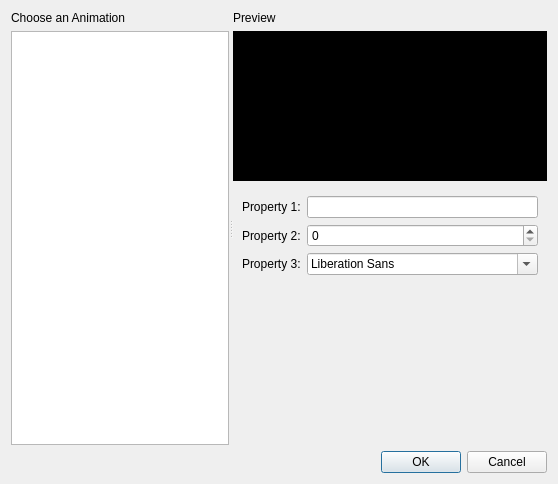
<?xml version="1.0" encoding="UTF-8"?>
<ui version="4.0">
 <class>Dialog</class>
 <widget class="QDialog" name="Dialog">
  <property name="geometry">
   <rect>
    <x>0</x>
    <y>0</y>
    <width>558</width>
    <height>484</height>
   </rect>
  </property>
  <property name="windowTitle">
   <string>Animated Titles</string>
  </property>
  <property name="autoFillBackground">
   <bool>false</bool>
  </property>
  <layout class="QGridLayout" name="gridLayout">
   <item row="2" column="0">
    <widget class="QDialogButtonBox" name="buttonBox">
     <property name="orientation">
      <enum>Qt::Horizontal</enum>
     </property>
     <property name="standardButtons">
      <set>QDialogButtonBox::Cancel|QDialogButtonBox::Ok</set>
     </property>
    </widget>
   </item>
   <item row="1" column="0">
    <widget class="QSplitter" name="splitter">
     <property name="orientation">
      <enum>Qt::Horizontal</enum>
     </property>
     <widget class="QWidget" name="widget" native="true">
      <layout class="QGridLayout" name="gridLayout_2">
       <item row="0" column="0">
        <layout class="QVBoxLayout" name="verticalLayout">
         <item>
          <widget class="QLabel" name="label">
           <property name="text">
            <string>Choose an Animation</string>
           </property>
          </widget>
         </item>
         <item>
          <widget class="QListView" name="listView"/>
         </item>
        </layout>
       </item>
      </layout>
     </widget>
     <widget class="QWidget" name="widget_2" native="true">
      <layout class="QGridLayout" name="gridLayout_3">
       <item row="0" column="0">
        <widget class="QLabel" name="label_2">
         <property name="text">
          <string>Preview</string>
         </property>
        </widget>
       </item>
       <item row="1" column="0">
        <widget class="QGraphicsView" name="graphicsView">
         <property name="maximumSize">
          <size>
           <width>16777215</width>
           <height>150</height>
          </size>
         </property>
         <property name="styleSheet">
          <string notr="true">background-color:#000000;</string>
         </property>
         <property name="interactive">
          <bool>true</bool>
         </property>
        </widget>
       </item>
       <item row="2" column="0">
        <widget class="QWidget" name="widget_3" native="true">
         <property name="sizePolicy">
          <sizepolicy hsizetype="Preferred" vsizetype="Expanding">
           <horstretch>0</horstretch>
           <verstretch>0</verstretch>
          </sizepolicy>
         </property>
         <layout class="QGridLayout" name="gridLayout_4">
          <item row="0" column="0">
           <layout class="QFormLayout" name="formLayout">
            <item row="0" column="0">
             <widget class="QLabel" name="label_3">
              <property name="text">
               <string>Property 1:</string>
              </property>
             </widget>
            </item>
            <item row="0" column="1">
             <widget class="QLineEdit" name="lineEdit"/>
            </item>
            <item row="1" column="0">
             <widget class="QLabel" name="label_4">
              <property name="text">
               <string>Property 2:</string>
              </property>
             </widget>
            </item>
            <item row="1" column="1">
             <widget class="QSpinBox" name="spinBox"/>
            </item>
            <item row="2" column="0">
             <widget class="QLabel" name="label_5">
              <property name="text">
               <string>Property 3:</string>
              </property>
             </widget>
            </item>
            <item row="2" column="1">
             <widget class="QFontComboBox" name="fontComboBox"/>
            </item>
           </layout>
          </item>
         </layout>
        </widget>
       </item>
      </layout>
     </widget>
    </widget>
   </item>
  </layout>
 </widget>
 <resources/>
 <connections>
  <connection>
   <sender>buttonBox</sender>
   <signal>rejected()</signal>
   <receiver>Dialog</receiver>
   <slot>reject()</slot>
   <hints>
    <hint type="sourcelabel">
     <x>184</x>
     <y>234</y>
    </hint>
    <hint type="destinationlabel">
     <x>286</x>
     <y>274</y>
    </hint>
   </hints>
  </connection>
  <connection>
   <sender>buttonBox</sender>
   <signal>accepted()</signal>
   <receiver>Dialog</receiver>
   <slot>accept()</slot>
   <hints>
    <hint type="sourcelabel">
     <x>184</x>
     <y>228</y>
    </hint>
    <hint type="destinationlabel">
     <x>157</x>
     <y>274</y>
    </hint>
   </hints>
  </connection>
 </connections>
</ui>
